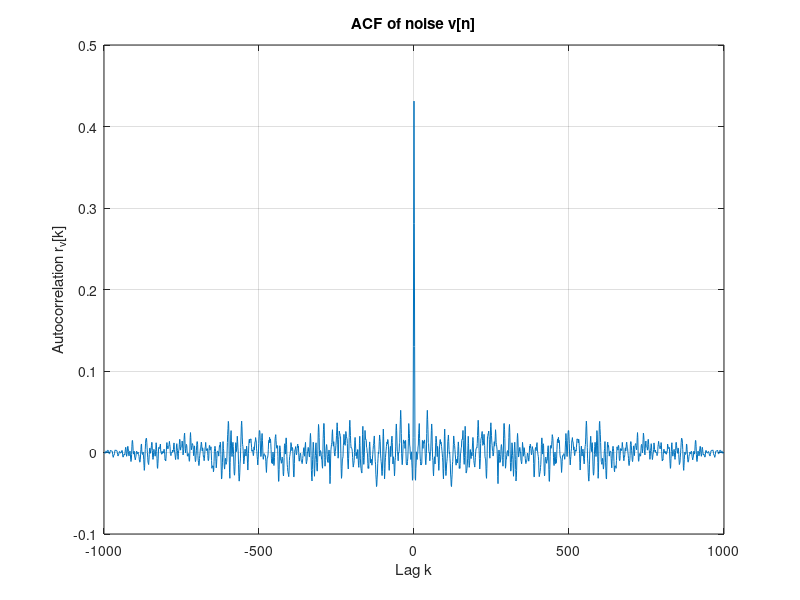
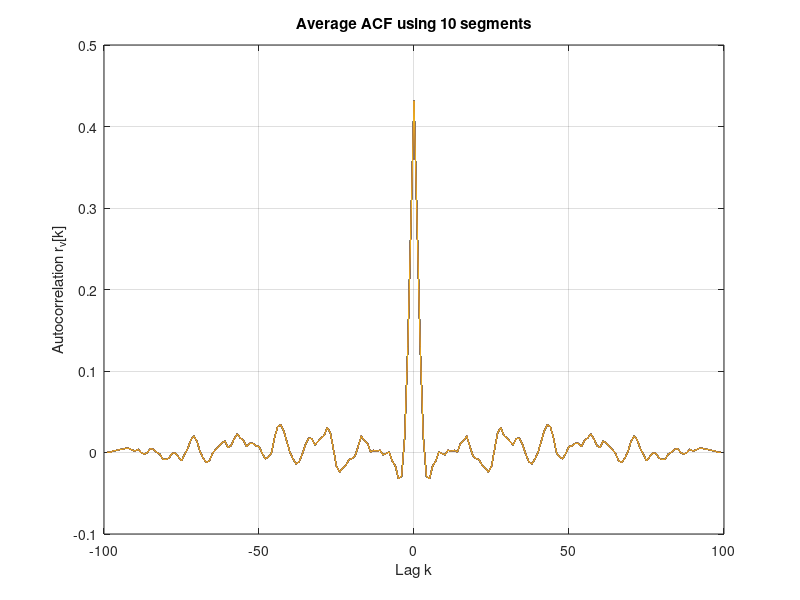
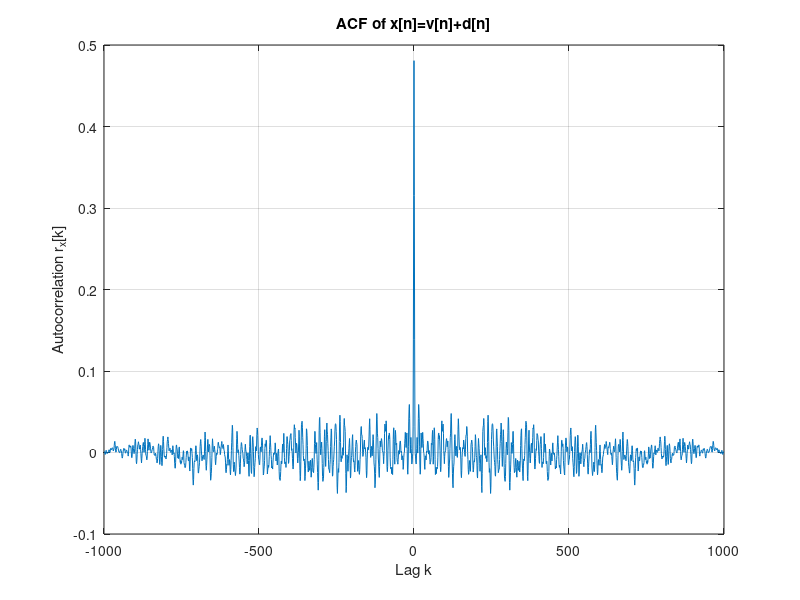
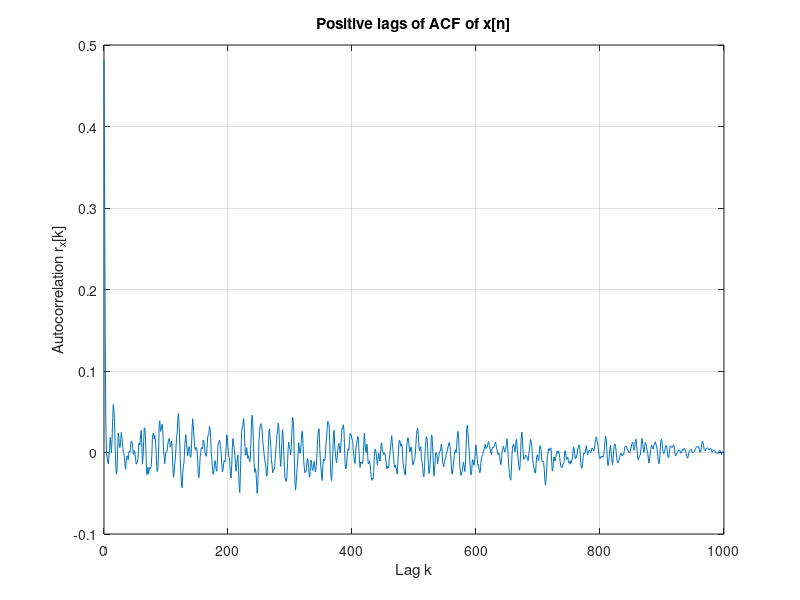

MATLAB code to generate these figures, in order:

clear; clc; 

%% 2.1 Noise cancellation with wiener filters

load("wiener_data.mat") % x[n]

% d[n] = desired signal

% v[n] = colored noise

% x[n]= v[n] {0≤n≤1000}, v[n]+d[n] {1001≤n≤2000}
% which here is: x[n]= v[n] {1≤n≤1001}, v[n]+d[n] {1002≤n≤2001}

v = x(1:1001);
x2 = x(1002:2001);


%% a) 

% Noise = stationary



[acf,lags] = xcorr(v, 'biased');

figure;
plot(lags, acf);
xlabel('Lag k');
ylabel('Autocorrelation r_{v}[k]');
title('ACF of noise v[n]');
grid on;

% we see that it's symmetrical. i.e. r_{v}[k]=r_{v}[-k]


% seperate to 10 segments of 100 SAMPLES each

acf_total = zeros(1, 199);

for k = 1:10
    segment = v((k-1)*100+1 : k*100);
    acf_segment = xcorr(segment, 'biased');
    acf_total = acf_total + acf_segment;
end

acf_avg = acf_total / 10;

lags = -99:99;

figure;
plot(lags, acf_avg);
xlabel('Lag k');
ylabel('Autocorrelation r_{v}[k]');
title('Average ACF using 10 segments');
grid on;

%% b) plot xn=dn+vn ACF

[acf2,lags2] = xcorr(x2, 'biased');

figure;
plot(lags2, acf2);
xlabel('Lag k');
ylabel('Autocorrelation r_{x}[k]');
title('ACF of x[n]=v[n]+d[n]');
grid on;


idx = lags2 >= 0;

figure;
plot(lags2(idx), acf2(idx));
xlabel('Lag k');
ylabel('Autocorrelation r_x[k]');
title('Positive lags of ACF of x[n]');
grid on;

test = acf2(idx);
